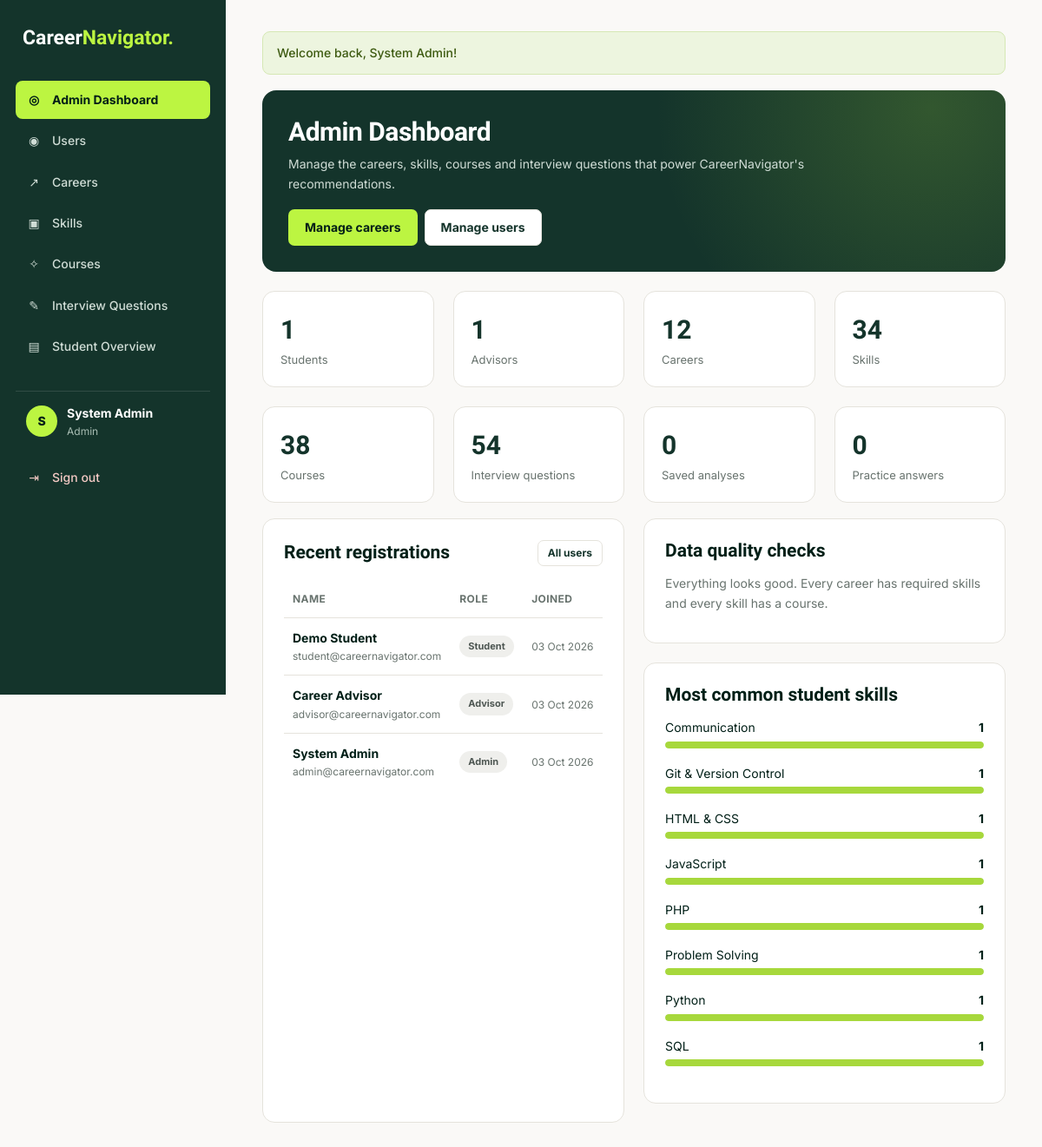
/admin/index.php (signed in), run on the app's committed database.
### tables this page shows
CREATE TABLE `users` (
  `id` int(11) NOT NULL AUTO_INCREMENT,
  `name` varchar(100) NOT NULL,
  `email` varchar(150) NOT NULL,
  `password` varchar(255) NOT NULL,
  `role` enum('student','advisor','admin') DEFAULT 'student',
  `created_at` timestamp NOT NULL DEFAULT current_timestamp(),
  `email_verified_at` datetime DEFAULT NULL,
  `verification_token_hash` char(64) DEFAULT NULL,
  `verification_expires_at` datetime DEFAULT NULL,
  `verification_sent_at` datetime DEFAULT NULL,
  PRIMARY KEY (`id`),
  UNIQUE KEY `email` (`email`),
  UNIQUE KEY `verification_token_hash` (`verification_token_hash`)
);

### includes/functions.php (called while the page is built, shortened)
<?php
function e($value): string
{
    return htmlspecialchars((string) $value, ENT_QUOTES, 'UTF-8');
}
function url(string $path = ''): string
{
    return BASE_URL . ltrim($path, '/');
}
function current_user(): ?array
{
    return $_SESSION['user'] ?? null;
}
function current_user_id(): int
{
    return (int) ($_SESSION['user']['id'] ?? 0);
}
function refresh_current_user(PDO $pdo): void
{
    $stmt = $pdo->prepare("SELECT id, name, email, role FROM users WHERE id = ?");
    $stmt->execute([current_user_id()]);
}
function get_flashes(): array
{
    $messages = $_SESSION['flash'] ?? [];
    return $messages;
}

### includes/init.php (called while the page is built, shortened)
<?php
require_once __DIR__ . '/../config/db.php';
require_once __DIR__ . '/functions.php';
refresh_current_user($pdo);

### admin/index.php (the view, shortened to what this page needs)
<?php
require_once __DIR__ . '/../includes/init.php';
$count = fn(string $sql) => (int) $pdo->query($sql)->fetchColumn();
$stats = [
    'Students'            => $count("SELECT COUNT(*) FROM users WHERE role = 'student'"),
    'Advisors'            => $count("SELECT COUNT(*) FROM users WHERE role = 'advisor'"),
    'Careers'             => $count("SELECT COUNT(*) FROM careers"),
    'Skills'              => $count("SELECT COUNT(*) FROM skills"),
    'Courses'             => $count("SELECT COUNT(*) FROM courses"),
    'Interview questions' => $count("SELECT COUNT(*) FROM interview_questions"),
    'Saved analyses'      => $count("SELECT COUNT(DISTINCT user_id, created_at) FROM recommendation_history"),
    'Practice answers'    => $count("SELECT COUNT(*) FROM interview_attempts"),
];
$recentUsers = $pdo->query("SELECT name, email, role, created_at FROM users ORDER BY created_at DESC, id DESC LIMIT 6")->fetchAll(PDO::FETCH_ASSOC);
$careersWithoutSkills = $pdo->query(
    "SELECT c.id, c.title FROM careers c LEFT JOIN career_skills cs ON cs.career_id = c.id
     WHERE cs.id IS NULL ORDER BY c.title"
)->fetchAll(PDO::FETCH_ASSOC);
$skillsWithoutCourses = $pdo->query(
    "SELECT s.name FROM skills s LEFT JOIN courses c ON c.skill_id = s.id
     WHERE c.id IS NULL ORDER BY s.name"
)->fetchAll(PDO::FETCH_COLUMN);
$popularSkills = $pdo->query(
    "SELECT s.name, COUNT(*) AS total FROM student_skills ss JOIN skills s ON s.id = ss.skill_id
     GROUP BY s.id ORDER BY total DESC, s.name LIMIT 8"
)->fetchAll(PDO::FETCH_ASSOC);
$activePage = 'admin';
require __DIR__ . '/../includes/header.php';
?>
<div class="hero-card">
    <h1>Admin Dashboard</h1>
    <p>Manage the careers, skills, courses and interview questions that power CareerNavigator's recommendations.</p>
    <div class="btn-group mt">
        <a href="careers.php" class="btn btn-lime">Manage careers</a>
        <a href="users.php" class="btn btn-secondary">Manage users</a>
    </div>
</div>
<div class="grid grid-4 mb">
    <?php foreach ($stats as $label => $value): ?>
        <div class="stat"><div class="stat-value"><?= $value ?></div><div class="stat-label"><?= e($label) ?></div></div>
    <?php endforeach; ?>
</div>
<div class="grid grid-2">
    <div class="card">
        <div class="card-header"><h2>Recent registrations</h2><a href="users.php" class="btn btn-secondary btn-sm">All users</a></div>
        <div class="table-wrap">
            <table>
                <thead><tr><th>Name</th><th>Role</th><th>Joined</th></tr></thead>
                <tbody>
                <?php foreach ($recentUsers as $u): ?>
                    <tr>
                        <td><strong><?= e($u['name']) ?></strong><div class="small muted"><?= e($u['email']) ?></div></td>
                        <td><span class="badge badge-gray"><?= e(ucfirst($u['role'])) ?></span></td>
                        <td class="small muted"><?= e(date('d M Y', strtotime($u['created_at']))) ?></td>
                    </tr>
                <?php endforeach; ?>
                </tbody>
            </table>
        </div>
    </div>
    <div>
        <div class="card">
            <h2>Data quality checks</h2>
            <?php if (!$careersWithoutSkills && !$skillsWithoutCourses): ?>
                <p class="muted">Everything looks good. Every career has required skills and every skill has a course.</p>
            <?php endif; ?>
        </div>
        <div class="card">
            <h2>Most common student skills</h2>
            <?php $max = $popularSkills ? max(array_column($popularSkills, 'total')) : 1; ?>
            <?php foreach ($popularSkills as $s): ?>
                <div class="mb">
                    <div class="match-top" style="margin-bottom:4px"><span><?= e($s['name']) ?></span><strong><?= (int) $s['total'] ?></strong></div>
                    <div class="progress"><div class="progress-bar" style="width:<?= round($s['total'] / $max * 100) ?>%"></div></div>
                </div>
            <?php endforeach; ?>
        </div>
    </div>
</div>
<?php require __DIR__ . '/../includes/footer.php'; ?>

### includes/header.php (shortened to what this page needs)
<?php
$user = current_user();
$activePage = $activePage ?? '';
$menus = [
    'student' => [
        'dashboard'       => ['dashboard.php', 'Dashboard', '◎'],
        'profile'         => ['profile.php', 'My Profile & Skills', '◉'],
        'projects'        => ['projects.php', 'My Projects', '▣'],
        'recommendations' => ['recommendations.php', 'Career Matches', '↗'],
        'roadmap'         => ['roadmap.php', 'Skill Gap & Roadmap', '▤'],
        'courses'         => ['courses.php', 'Courses & Certifications', '✧'],
        'interview'       => ['interview.php', 'Interview Practice', '✎'],
    ],
    'advisor' => [
        'advisor'   => ['advisor/index.php', 'My Students', '◎'],
        'courses'   => ['courses.php', 'Courses', '✧'],
        'interview' => ['interview.php', 'Question Bank', '✎'],
    ],
    'admin' => [
        'admin'      => ['admin/index.php', 'Admin Dashboard', '◎'],
        'users'      => ['admin/users.php', 'Users', '◉'],
        'careers'    => ['admin/careers.php', 'Careers', '↗'],
        'skills'     => ['admin/skills.php', 'Skills', '▣'],
        'courses'    => ['admin/courses.php', 'Courses', '✧'],
        'questions'  => ['admin/questions.php', 'Interview Questions', '✎'],
        'advisor'    => ['advisor/index.php', 'Student Overview', '▤'],
    ],
];
$menu = $user ? ($menus[$user['role']] ?? []) : [];
?>
<!DOCTYPE html>
<html lang="en">
<head>
    <link rel="stylesheet" href="<?= e(url('assets/css/style.css')) ?>">
</head>
<body>
<div class="app">
    <aside class="sidebar" id="sidebar">
        <div class="sidebar-top">
            <a href="<?= e(url('index.php')) ?>" class="logo logo-light">Career<span>Navigator.</span></a>
        </div>
        <nav class="side-nav" id="side-nav">
            <?php foreach ($menu as $key => [$link, $label, $icon]): ?>
                <a href="<?= e(url($link)) ?>" class="<?= $key === $activePage ? 'active' : '' ?>">
                    <span class="nav-icon"><?= $icon ?></span><?= e($label) ?>
                </a>
            <?php endforeach; ?>
            <?php if ($user): ?>
                <div class="side-user">
                    <div class="avatar"><?= e(strtoupper(mb_substr($user['name'], 0, 1))) ?></div>
                    <div>
                        <strong><?= e($user['name']) ?></strong>
                        <small><?= e(ucfirst($user['role'])) ?></small>
                    </div>
                </div>
                <a href="<?= e(url('logout.php')) ?>" class="logout-link"><span class="nav-icon">⇥</span>Sign out</a>
            <?php endif; ?>
        </nav>
    </aside>
    <main class="main">
        <?php foreach (get_flashes() as $f): ?>
            <div class="alert alert-<?= e($f['type']) ?>"><?= e($f['message']) ?></div>
        <?php endforeach; ?>

### data on the page
users: name "S", name "System Admin", role "Admin", email "admin@careernavigator.com", created_at "03 Oct 2026"
users: name "Demo Student", email "student@careernavigator.com", role "Student", created_at "03 Oct 2026"
users: name "Career Advisor", email "advisor@careernavigator.com", role "Advisor", created_at "03 Oct 2026"

### other printed values
$icon "◎"
$label "Admin Dashboard"
$icon "◉"
$label "Users"
$icon "↗"
$label "Careers"
$icon "▣"
$label "Skills"
$icon "✧"
$label "Courses"
$icon "✎"
$label "Interview Questions"
$icon "▤"
$label "Student Overview"
$f['message'] "Welcome back, System Admin!"
